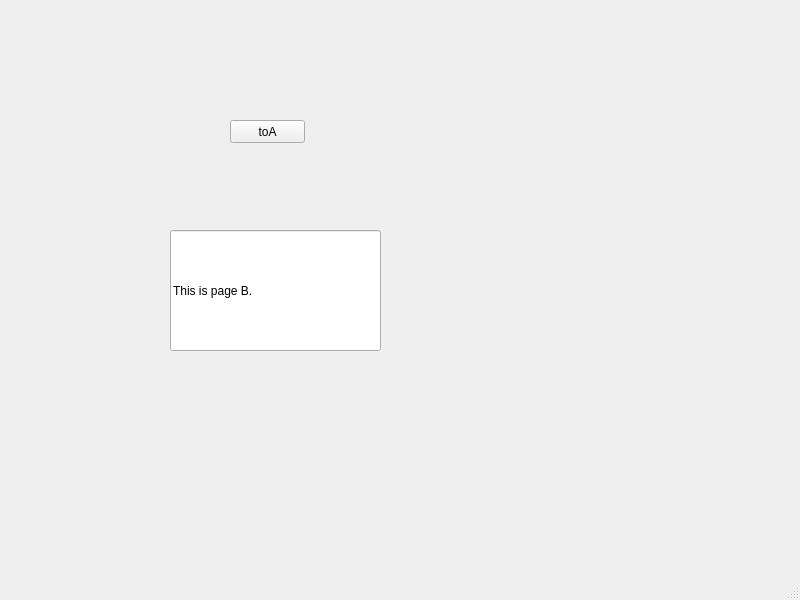
<?xml version="1.0" encoding="UTF-8"?>
<ui version="4.0">
 <class>MainWindow</class>
 <widget class="QMainWindow" name="MainWindow">
  <property name="geometry">
   <rect>
    <x>0</x>
    <y>0</y>
    <width>800</width>
    <height>600</height>
   </rect>
  </property>
  <property name="windowTitle">
   <string>MainWindow</string>
  </property>
  <widget class="QWidget" name="centralwidget">
   <widget class="QPushButton" name="btn_B_to_A">
    <property name="geometry">
     <rect>
      <x>230</x>
      <y>120</y>
      <width>75</width>
      <height>23</height>
     </rect>
    </property>
    <property name="text">
     <string>toA</string>
    </property>
   </widget>
   <widget class="QLineEdit" name="text_B">
    <property name="geometry">
     <rect>
      <x>170</x>
      <y>230</y>
      <width>211</width>
      <height>121</height>
     </rect>
    </property>
    <property name="text">
     <string>This is page B.</string>
    </property>
   </widget>
  </widget>
  <widget class="QMenuBar" name="menubar">
   <property name="geometry">
    <rect>
     <x>0</x>
     <y>0</y>
     <width>800</width>
     <height>22</height>
    </rect>
   </property>
  </widget>
  <widget class="QStatusBar" name="statusbar"/>
 </widget>
 <resources/>
 <connections/>
</ui>
